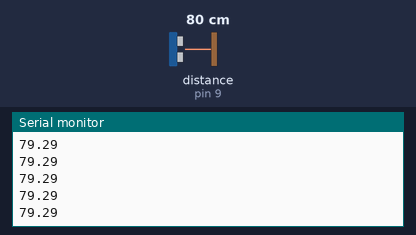
The sketch below on a simulated Arduino Uno, built with avr-gcc and run on an emulated ATmega328P. On the bench: the last lines printed to the serial monitor. The inputs (shaded band) are chosen by the test bench; at power-on: distance to the obstacle (sensor on pin 9) 80 cm. The echo pulse lasts 58.3 µs per cm.

Above: at 1.2 s.
1.3 s: distance to the obstacle (sensor on pin 9) set to 2 cm
At 2.0 s:
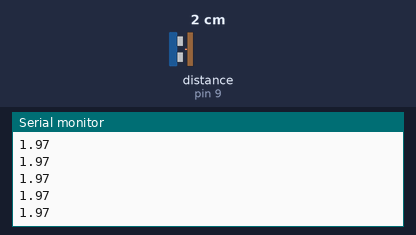
2.8 s: distance to the obstacle (sensor on pin 9) set to 4 cm
At 3.4 s:
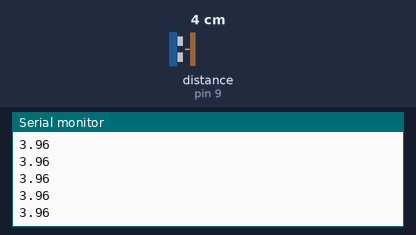
Timing chart, 0 to 5.8 s (numbered marks = the images above; inputs shaded):
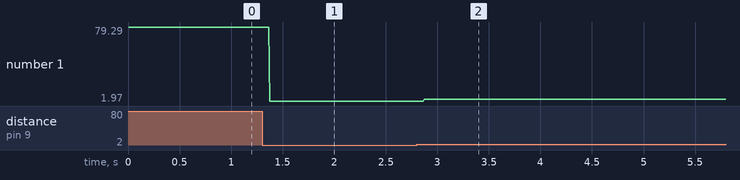

The sketch:

9_2_1.ino
```cpp
// C++ code
//
void setup()
{
  Serial.begin(9600);
}

void loop()
{
  //초음파 신호 송신
  pinMode(9,OUTPUT);
  digitalWrite(9,LOW); //트리거 초기화
  delayMicroseconds(2);//잠시대기
  digitalWrite(9,HIGH);//트리거 신호준비
  delayMicroseconds(5);//트리거 신호생성(이후 초음파발생)
  digitalWrite(9,LOW);//트리거초기화
  //초음파 신호 수신
  pinMode(9,INPUT); //에코 초기화
  double duration = pulseIn(9,HIGH);//에코의 HIGH값 측정
  double cm = duration * 340/10000/2;
  //측정거리 출력
  Serial.println(cm);
}
```

Measured:
- after the input at 1.3 s, the serial monitor: prints a new line after 0.07 s (image 1)
- after the input at 2.8 s, the serial monitor: prints a new line after 0.07 s (image 2)
- plotted number 1: 79.29 → 1.97 after the input at 1.3 s, 1.97 → 3.9 after the input at 2.8 s
